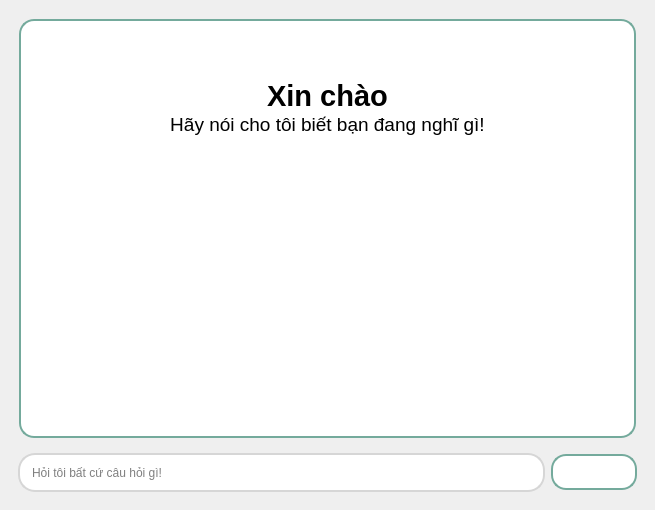
<?xml version="1.0" encoding="UTF-8"?>
<ui version="4.0">
 <class>MainWindow</class>
 <widget class="QMainWindow" name="MainWindow">
  <property name="geometry">
   <rect>
    <x>0</x>
    <y>0</y>
    <width>655</width>
    <height>510</height>
   </rect>
  </property>
  <property name="minimumSize">
   <size>
    <width>355</width>
    <height>0</height>
   </size>
  </property>
  <property name="windowTitle">
   <string>MainWindow</string>
  </property>
  <property name="styleSheet">
   <string notr="true">border: 10px;</string>
  </property>
  <widget class="QWidget" name="centralwidget">
   <layout class="QVBoxLayout" name="verticalLayout_2">
    <item>
     <widget class="QWidget" name="widget" native="true">
      <property name="styleSheet">
       <string notr="true">margin: 10px;
border: 2px solid rgb(116, 170, 156);
background-color: white;
border-radius: 15px;
margin-bottom: 0px;</string>
      </property>
      <layout class="QVBoxLayout" name="verticalLayout">
       <item>
        <widget class="QTextBrowser" name="textBrowser">
         <property name="styleSheet">
          <string notr="true">QTextBrowser{
	border: 0px;
}</string>
         </property>
         <property name="verticalScrollBarPolicy">
          <enum>Qt::ScrollBarAlwaysOff</enum>
         </property>
         <property name="horizontalScrollBarPolicy">
          <enum>Qt::ScrollBarAlwaysOff</enum>
         </property>
         <property name="html">
          <string>&lt;!DOCTYPE HTML PUBLIC &quot;-//W3C//DTD HTML 4.0//EN&quot; &quot;http://www.w3.org/TR/REC-html40/strict.dtd&quot;&gt;
&lt;html&gt;&lt;head&gt;&lt;meta name=&quot;qrichtext&quot; content=&quot;1&quot; /&gt;&lt;style type=&quot;text/css&quot;&gt;
p, li { white-space: pre-wrap; }
&lt;/style&gt;&lt;/head&gt;&lt;body style=&quot; font-family:'MS Shell Dlg 2'; font-size:8.25pt; font-weight:400; font-style:normal;&quot;&gt;
&lt;p align=&quot;center&quot; style=&quot;-qt-paragraph-type:empty; margin-top:0px; margin-bottom:0px; margin-left:0px; margin-right:0px; -qt-block-indent:0; text-indent:0px;&quot;&gt;&lt;br /&gt;&lt;/p&gt;
&lt;p align=&quot;center&quot; style=&quot;-qt-paragraph-type:empty; margin-top:0px; margin-bottom:0px; margin-left:0px; margin-right:0px; -qt-block-indent:0; text-indent:0px; font-size:22pt; font-weight:600;&quot;&gt;&lt;br /&gt;&lt;/p&gt;
&lt;p align=&quot;center&quot; style=&quot; margin-top:0px; margin-bottom:0px; margin-left:0px; margin-right:0px; -qt-block-indent:0; text-indent:0px;&quot;&gt;&lt;span style=&quot; font-size:22pt; font-weight:600;&quot;&gt;Xin chào&lt;/span&gt;&lt;/p&gt;
&lt;p align=&quot;center&quot; style=&quot; margin-top:0px; margin-bottom:0px; margin-left:0px; margin-right:0px; -qt-block-indent:0; text-indent:0px;&quot;&gt;&lt;span style=&quot; font-size:14pt;&quot;&gt;Hãy nói cho tôi biết bạn đang nghĩ gì!&lt;/span&gt;&lt;/p&gt;&lt;/body&gt;&lt;/html&gt;</string>
         </property>
        </widget>
       </item>
      </layout>
     </widget>
    </item>
    <item>
     <widget class="QWidget" name="widget_2" native="true">
      <property name="styleSheet">
       <string notr="true">QWidget{
	height: 30%;
}</string>
      </property>
      <layout class="QHBoxLayout" name="horizontalLayout">
       <item>
        <widget class="QLineEdit" name="lineEdit">
         <property name="styleSheet">
          <string notr="true">QLineEdit{
	padding: 10px;
	border: 2px solid rgb(214, 214, 214);
	border-radius: 17px;
	height: 15%;
	background-color: white;
}

QLineEdit:hover{
	padding: 10px;
	border: 2px solid gray;
	border-radius: 17px;
	height: 1%;
	background-color: white;
}

QLineEdit:focus{
	padding: 10px;
	border: 2px solid gray;
	border-radius: 17px;
	height: 15%;
	background-color: white;
}</string>
         </property>
         <property name="placeholderText">
          <string>Hỏi tôi bất cứ câu hỏi gì!</string>
         </property>
        </widget>
       </item>
       <item>
        <widget class="QPushButton" name="pushButton">
         <property name="font">
          <font>
           <pointsize>13</pointsize>
          </font>
         </property>
         <property name="styleSheet">
          <string notr="true">QPushButton{
	background-color: white;
	border: 2px solid rgb(116, 170, 156);
	border-radius: 15px;
	width: 80%;
	padding: 1px;
}

QPushButton:hover{
	background-color: white;
	border: 3px solid rgb(116, 170, 156);
	border-radius: 16px;
	width: 80%;
}

QPushButton:pressed{
	background-color: rgb(245, 245, 245);
	border: 3px solid rgb(116, 170, 156);
	border-radius: 16px;
	width: 80%;
}</string>
         </property>
         <property name="text">
          <string/>
         </property>
         <property name="icon">
          <iconset>
           <normaloff>send.png</normaloff>send.png</iconset>
         </property>
        </widget>
       </item>
      </layout>
     </widget>
    </item>
   </layout>
  </widget>
 </widget>
 <resources/>
 <connections/>
</ui>
